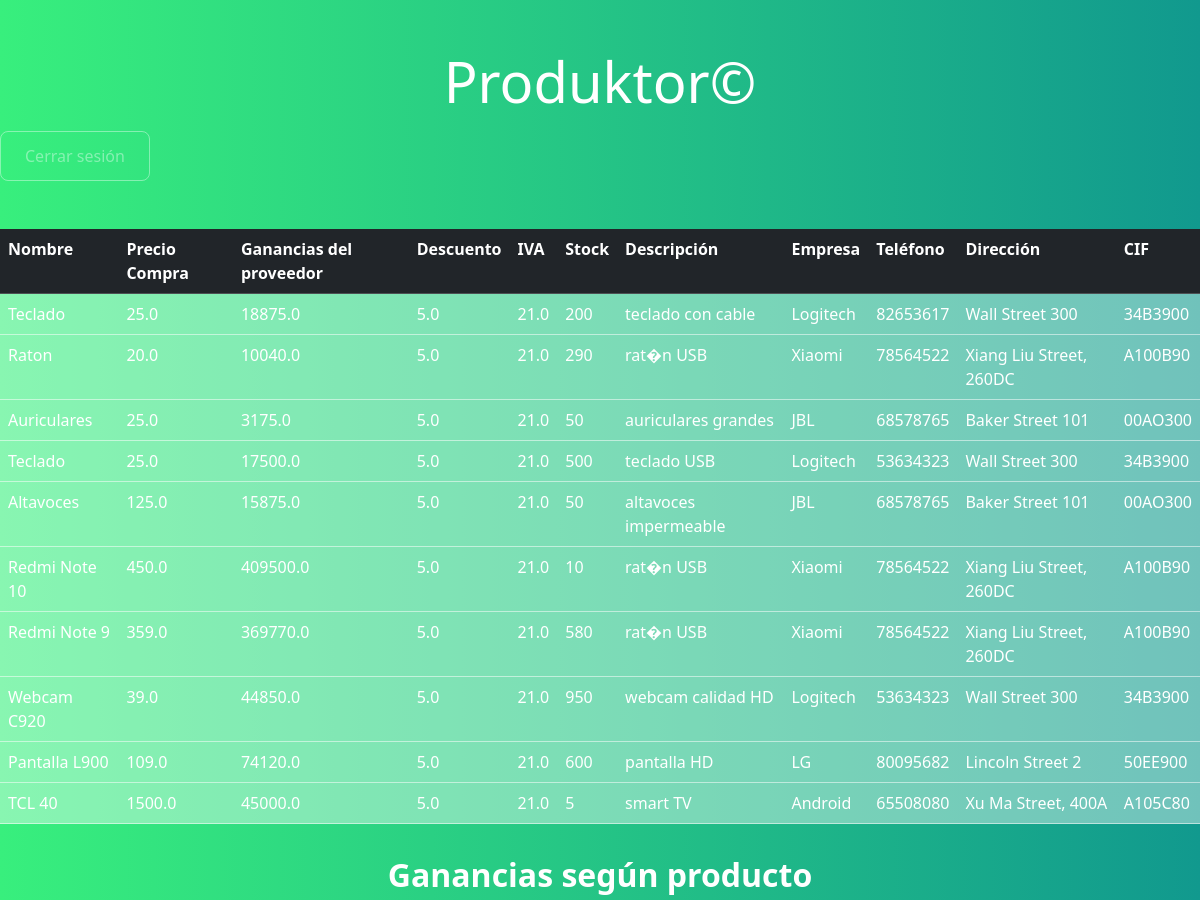
Page /proveedor (upper part) on the earlier database version.
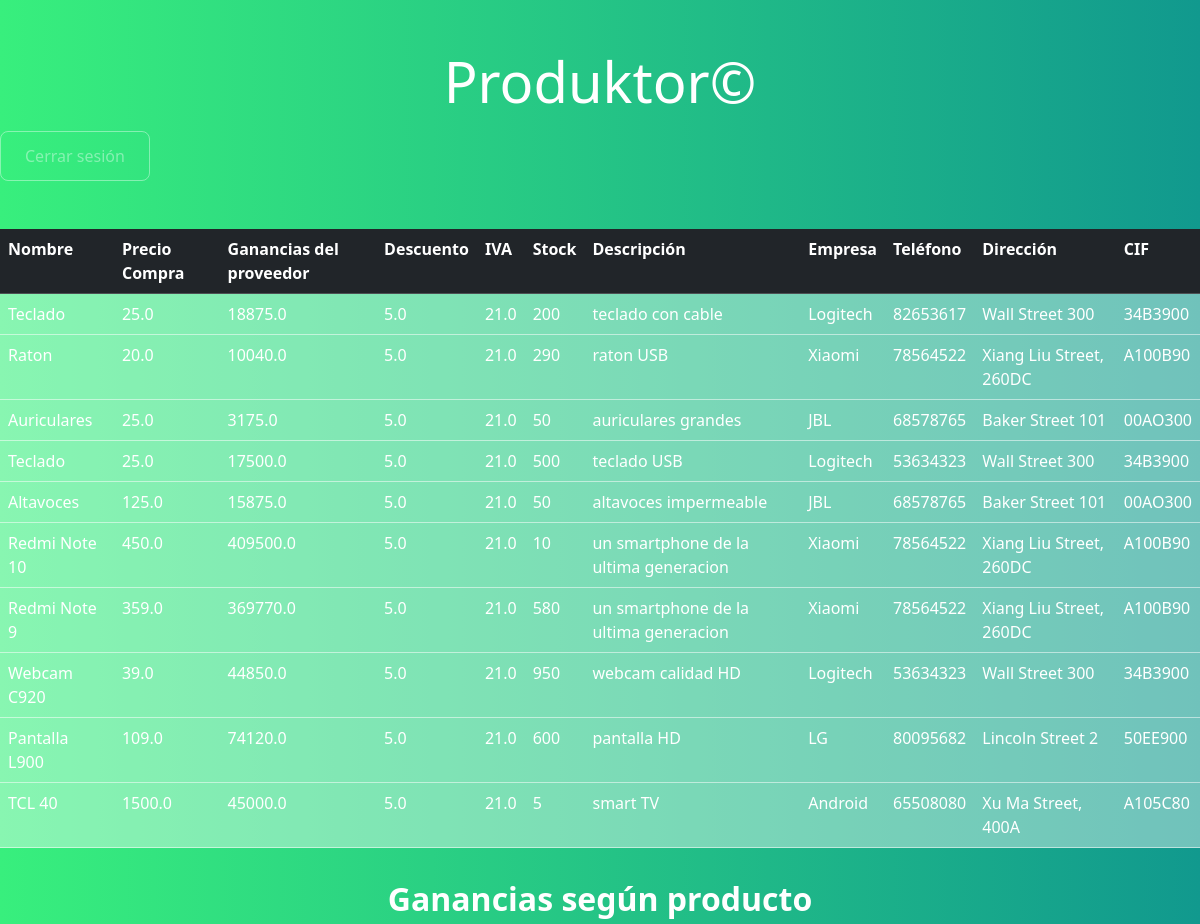
Same page on the later database version.
### models.py (models this page shows, shortened)
class Stock(db.Base):
    __tablename__ = "Stock"
    id = Column(Integer, primary_key=True)
    nombre = Column(String(200), nullable=False)
    precio_compra = Column(Float)
    precio_venta = Column(Float)
    lugar = Column(String)
    stock = Column(Integer, nullable=False)
    capacidad = Column(Integer)
    vendidos = Column(Integer)
    descripcion = Column(String)
    proveedor = Column(String)
    telefono = Column(String)
    direccion = Column(String)
    cif = Column(String)
    facturacion = Column(Float)
    descuento = Column(Float)
    iva = Column(Float)
    '''
    def __str__(self):
        return """{}:

        {} euros,
        se encuentra en {},
        hay {} en el stock...

        y se vendieron {} unidades
        {}

        """.format(self.nombre, self.precio, self.lugar, self.stock, self.vendidos, self.descripcion)

    '''

### main.py (the view)
@app.route('/proveedor', methods=['GET', 'POST'])
def acceso_proveedor():
    todas_las_lineas = db.session.query(Stock).all()
    print(todas_las_lineas)
    data_stock = []
    nombre_productos = {}
    empresas = {}
    for i in todas_las_lineas:
        data_stock.append((i.nombre, i.precio_compra, (i.vendidos+i.stock)*i.precio_compra, i.descuento, i.iva, i.stock, i.descripcion, i.proveedor, i.telefono, i.direccion, i.cif))
        if i.nombre in nombre_productos:
            nombre_productos[i.nombre] += (i.vendidos+i.stock)*i.precio_compra
        else:
            nombre_productos[i.nombre] = (i.vendidos+i.stock)*i.precio_compra
        if i.proveedor in empresas:
            empresas[i.proveedor] += (i.vendidos+i.stock)*i.precio_compra
        else:
            empresas[i.proveedor] = (i.vendidos+i.stock)*i.precio_compra
    headings_stock = ("Nombre", "Precio Compra", "Ganancias del proveedor", "Descuento", "IVA", "Stock", "Descripción", "Empresa", "Teléfono", "Dirección", "CIF")
    image_productos = url_for('static', filename='image_productos.jpg')
    style.use("grayscale")
    fig = plt.figure(figsize=(15, 10))
    ax = fig.add_axes([0, 0, 1, 1])
    productos = nombre_productos.keys()
    stock = nombre_productos.values()
    ax.bar(productos, stock)
    plt.savefig("static/image_productos.jpg", bbox_inches='tight', dpi=150)
    image_empresas = url_for('static', filename='image_empresas.jpg')
    style.use("grayscale")
    fig = plt.figure(figsize=(15, 10))
    ax = fig.add_axes([0, 0, 1, 1])
    lista_empresas = empresas.keys()
    ganancias_empresas = empresas.values()
    ax.bar(lista_empresas, ganancias_empresas)
    plt.savefig("static/image_empresas.jpg", bbox_inches='tight', dpi=150)
    return render_template("proveedor.html", headings_stock=headings_stock, data_stock=data_stock, image_productos=image_productos, image_empresas=image_empresas)

### templates/proveedor.html (shortened to what this page needs)
<!DOCTYPE html>
<html lang="es">
<head>
    <link rel="stylesheet" href="{{ url_for ('static', filename='main.css')}}"
    <link rel="stylesheet" href="https://cdn.jsdelivr.net/npm/bootswatch@5.1.3/dist/quartz/bootstrap.min.css">
</head>
<body style="background: #11998e;  /* fallback for old browsers */
background: -webkit-linear-gradient(to right, #38ef7d, #11998e);  /* Chrome 10-25, Safari 5.1-6 */
background: linear-gradient(to right, #38ef7d, #11998e); /* W3C, IE 10+/ Edge, Firefox 16+, Chrome 26+, Opera 12+, Safari 7+ */">
<main class="card-body">
    <h1 class="display-4 text-center mt-4 " style="color:white">Produktor©</h1>
    <form method="get" action="/">
        <button type="submit" name="admin" value="admin" class="btn btn-outline-secondary">Cerrar sesión</button>
    </form>
     <br><br>
    <table class="table table-hover">
        <tr class="table-dark">
            {% for header in headings_stock %}
            <th>
                {{ header }}
            </th>
            {% endfor %}
        </tr>
        {% for row in data_stock %}
        <tr class="table-secondary">
            {% for cell in row %}
            <td>{{ cell }}</td>
            {% endfor %}
        </tr>
        {% endfor %}
    </table>
        <h2 style="text-align:center">Ganancias según producto</h2>
         <br><br>
         <br><br>
</main>
</body>
</html>

Differences in the rows shown:
changed Stock "Raton": descripcion "rat�n USB" → "raton USB"
changed Stock "Redmi Note 10": descripcion "rat�n USB" → "un smartphone de la ultima generacion"
changed Stock "Redmi Note 9": descripcion "rat�n USB" → "un smartphone de la ultima generacion"
